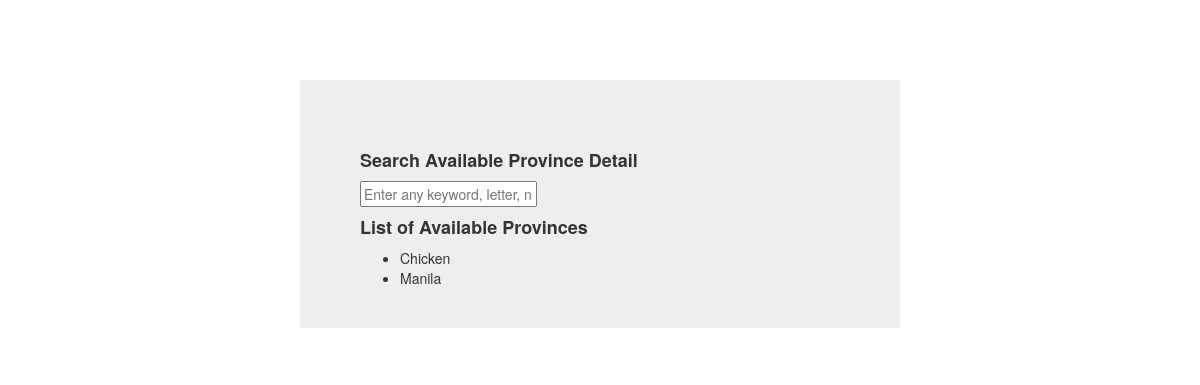
The page /searchlocations/ on the database as committed earlier.
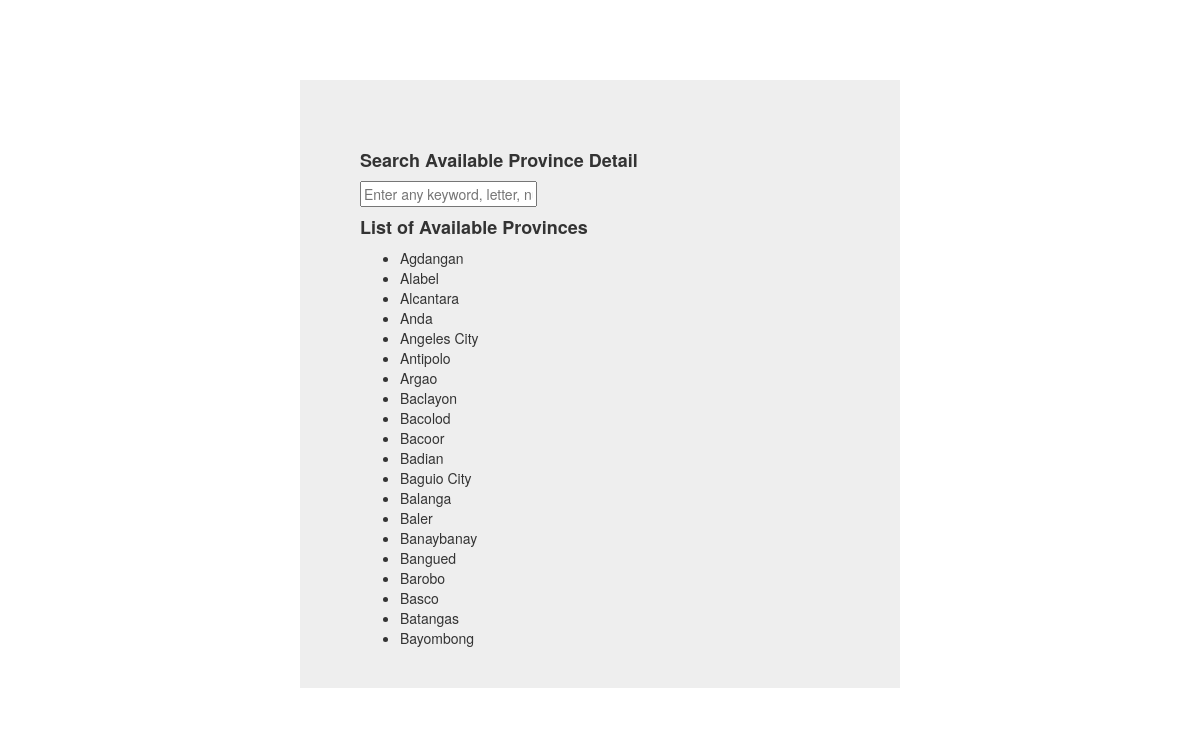
The same page on the database as committed later.
### searchlocations/models.py (models this page shows)
class Location(models.Model):
    city = models.CharField("City/Municipality", max_length=255, null=True, blank=True)
    region = models.CharField(max_length=55, null=True, blank=True)
    area = models.DecimalField(max_digits=10, decimal_places=2, null=True, blank=True)
    products = models.CharField(max_length=255, null=True, blank=True)
    class Meta:
      verbose_name_plural = "locations"
    def __str__(self):
        return self.city

### searchlocations/views.py (the view)
class ProvincePageView(ListView):
    model = Location
    paginate_by = 20
    template_name = 'searchlocations/search_base.html'
    def get_queryset(self):
        return Location.objects.order_by('city')

### searchlocations/templates/searchlocations/search_base.html
{% extends "_indextopbar.html" %}
{% block body_content %}
<div style="margin: 20px;">
<h4 style="margin-top: 50px;"><strong>Search Available Province Detail</strong></h4>
<form action="{% url 'searchlocations:search_result_list' %}" method="get">
  <input name="q" type="text" placeholder="Enter any keyword, letter, number..." autocomplete="off">
</form>
<h4><strong>List of Available Provinces</strong></h4>
    <ul>
      {% for province in object_list %}
      <li>
        {{ province }}
      </li>
      {% empty %}
      <h4><strong>No Available Provinces</strong></h4>
      {% endfor %}
    </ul>
</div>
{% endblock %}

### templates/_indextopbar.html (shortened to what this page needs)
<!DOCTYPE html>
<html lang="en">
    <head>
        {% load static%}
        <link rel="stylesheet" href="https://maxcdn.bootstrapcdn.com/bootstrap/3.3.6/css/bootstrap.min.css">
        <link rel="stylesheet" href="{% static 'css/goal.css' %}">
        <link rel="stylesheet" href="https://use.fontawesome.com/releases/v5.6.1/css/all.css">
    </head>
    <body>
        <div class="container-fluid">
            <div class="row" style="display: flex; justify-content: center;">
                <div class="col-sm-12 col-md-6 col-lg-6 col-xl-6 main" style="background-color:#eee; margin: 30px 0px;">
                    {% block body_content %}{% endblock %}
                </div>
            </div>
        </div>
    </body>
</html>

### assets/css/goal.css (style rules this page uses)
body { padding-top: 50px; }
.main { padding: 20px; }
@media (min-width: 768px) { .main { padding-right: 40px; padding-left: 40px; } }

Rows that differ between the two databases and show on the page:
removed Location: city "Chicken"
removed Location: city "Manila"
added Location: city "Agdangan"
added Location: city "Alabel"
added Location: city "Alcantara"
added Location: city "Anda"
added Location: city "Angeles City"
added Location: city "Antipolo"
added Location: city "Argao"
added Location: city "Baclayon"
added Location: city "Bacolod"
added Location: city "Bacoor"
added Location: city "Badian"
added Location: city "Baguio City"
added Location: city "Balanga"
added Location: city "Baler"
added Location: city "Banaybanay"
added Location: city "Bangued"
added Location: city "Barobo"
added Location: city "Basco"
added Location: city "Batangas"
added Location: city "Bayombong"
